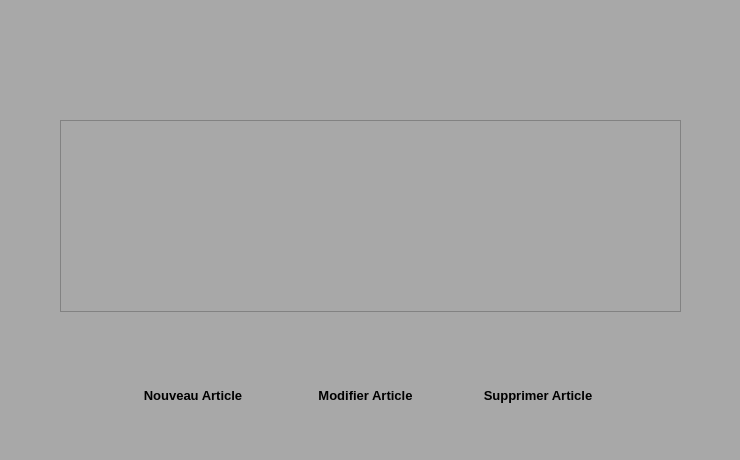
<?xml version="1.0" encoding="UTF-8"?>
<ui version="4.0">
 <class>Investissement</class>
 <widget class="QWidget" name="Investissement">
  <property name="geometry">
   <rect>
    <x>0</x>
    <y>0</y>
    <width>740</width>
    <height>460</height>
   </rect>
  </property>
  <property name="windowTitle">
   <string>Form</string>
  </property>
  <property name="styleSheet">
   <string notr="true">background-color:rgb(168, 168, 168);</string>
  </property>
  <widget class="QWidget" name="widget" native="true">
   <property name="geometry">
    <rect>
     <x>0</x>
     <y>0</y>
     <width>741</width>
     <height>531</height>
    </rect>
   </property>
   <widget class="QTableView" name="tableView">
    <property name="geometry">
     <rect>
      <x>60</x>
      <y>120</y>
      <width>621</width>
      <height>192</height>
     </rect>
    </property>
   </widget>
   <widget class="QLabel" name="label">
    <property name="geometry">
     <rect>
      <x>60</x>
      <y>40</y>
      <width>261</width>
      <height>31</height>
     </rect>
    </property>
    <property name="styleSheet">
     <string notr="true">border:rgb(168,168,168);</string>
    </property>
    <property name="text">
     <string/>
    </property>
    <property name="pixmap">
     <pixmap>ProjectRessources/ListeArticle.png</pixmap>
    </property>
   </widget>
   <widget class="QWidget" name="horizontalLayoutWidget">
    <property name="geometry">
     <rect>
      <x>110</x>
      <y>370</y>
      <width>511</width>
      <height>51</height>
     </rect>
    </property>
    <layout class="QHBoxLayout" name="horizontalLayout">
     <item>
      <widget class="QPushButton" name="uiAjouter">
       <property name="font">
        <font>
         <family>Segoe UI</family>
         <pointsize>10</pointsize>
         <weight>75</weight>
         <bold>true</bold>
        </font>
       </property>
       <property name="styleSheet">
        <string notr="true">border:rgb(255, 255, 255)</string>
       </property>
       <property name="text">
        <string>Nouveau Article</string>
       </property>
       <property name="icon">
        <iconset>
         <normaloff>ProjectRessources/File-add-icon.png</normaloff>ProjectRessources/File-add-icon.png</iconset>
       </property>
       <property name="flat">
        <bool>true</bool>
       </property>
      </widget>
     </item>
     <item>
      <widget class="QPushButton" name="uiModifier">
       <property name="font">
        <font>
         <family>Segoe UI</family>
         <pointsize>10</pointsize>
         <weight>75</weight>
         <bold>true</bold>
        </font>
       </property>
       <property name="styleSheet">
        <string notr="true">border:rgb(255, 255, 255)</string>
       </property>
       <property name="text">
        <string>Modifier Article</string>
       </property>
       <property name="icon">
        <iconset>
         <normaloff>ProjectRessources/File-add-icon.png</normaloff>ProjectRessources/File-add-icon.png</iconset>
       </property>
       <property name="flat">
        <bool>true</bool>
       </property>
      </widget>
     </item>
     <item>
      <widget class="QPushButton" name="uiSupprimer">
       <property name="font">
        <font>
         <family>Segoe UI</family>
         <pointsize>10</pointsize>
         <weight>75</weight>
         <bold>true</bold>
        </font>
       </property>
       <property name="styleSheet">
        <string notr="true">border:rgb(255, 255, 255)</string>
       </property>
       <property name="text">
        <string>Supprimer Article</string>
       </property>
       <property name="icon">
        <iconset>
         <normaloff>ProjectRessources/Delete-icon.png</normaloff>ProjectRessources/Delete-icon.png</iconset>
       </property>
       <property name="flat">
        <bool>true</bool>
       </property>
      </widget>
     </item>
    </layout>
   </widget>
  </widget>
 </widget>
 <resources/>
 <connections/>
</ui>
